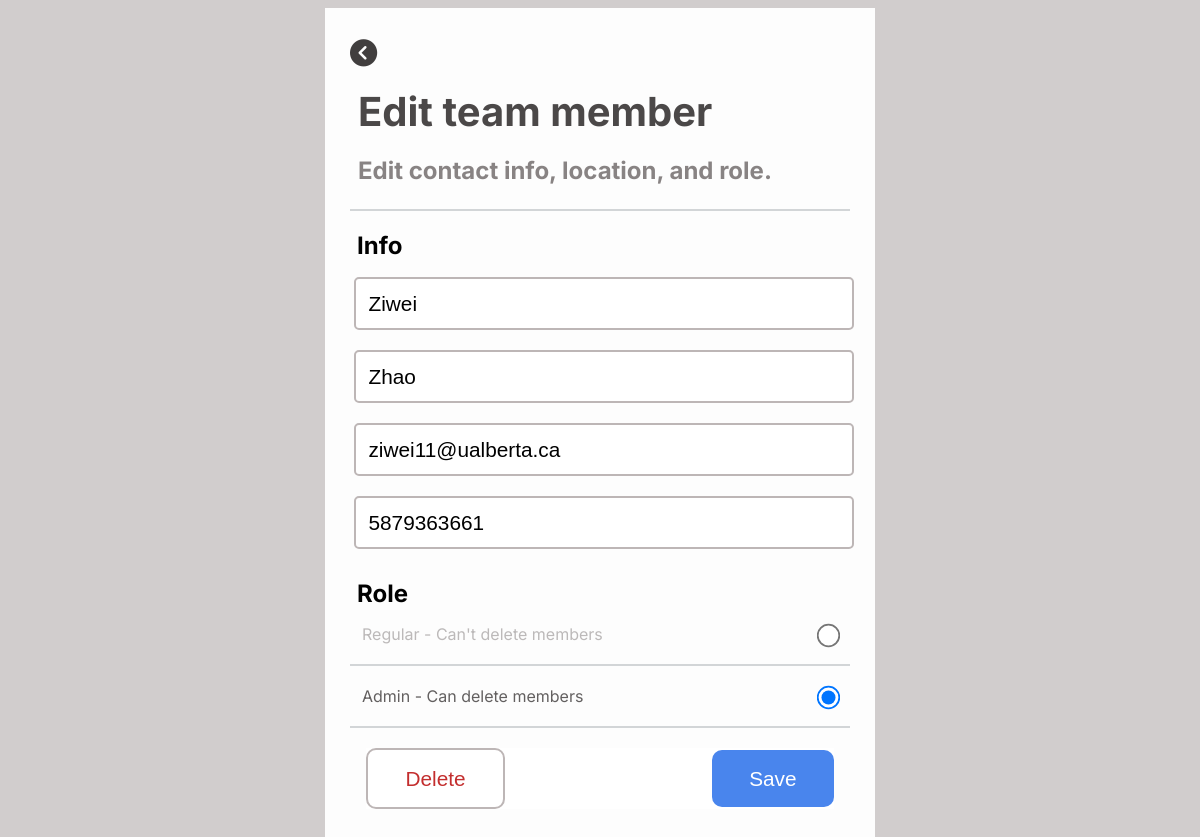
Page /edit-member/1 on the committed database.
### members/models.py (models this page shows, shortened)
class Members(models.Model):
    first_name = models.CharField(max_length=100)
    last_name = models.CharField(max_length=100)
    email = models.CharField(max_length=100)
    phone_number = models.CharField(max_length=50)
    role = models.CharField(max_length=2, choices=ROLE_CHOICES)

### members/views.py (the view, shortened to what this page needs)
# urls.py: path('edit-member/<str:pk>', views.editMember, name="edit-member")
def editMember(request, pk):
    member = Members.objects.get(id=pk)
    return render(request, 'contact-profile.html', {'member': member})

### templates/contact-profile.html (shortened to what this page needs)
{% load static %}
<!DOCTYPE html>
<html>
  <head>
    <link
      rel="stylesheet"
      type="text/css"
      href="{% static 'style-edit.css' %}"
    />
  </head>
  <body>
    <div class="container">
      <header class="header">
        <a href="{% url 'index' %}">
          <i class="fas fa-chevron-circle-left back-btn"></i>
        </a>
        <div class="header-box">
		  <h2 class="header-title">Edit team member<h2/>
		  <h3 class="header-sentence">Edit contact info, location, and role.<h3/>
        </div>
		<hr />
      </header>
      <form action="" method="POST">
        <section>
		  <h1 class="info-title">Info</h1>
          <div class="info-line">
            <input
              type="text"
              class="type"
              name="firstname"
              placeholder="First Name"
              value="{{member.first_name}}"
            />
          </div>
          <div class="info-line">
            <input
              type="text"
              class="type"
              name="lastname"
              placeholder="Last Name"
              value="{{member.last_name}}"
            />
          </div>
          <div class="info-line">
            <input
              type="text"
              class="type"
              name="emailaddress"
              placeholder="Email Address"
              value="{{member.email}}"
            />
          </div>
          <div class="info-line">
            <input
              type="text"
              class="type"
              name="phonenumber"
              placeholder="Phone Number"
              value="{{member.phone_number}}"
            />
          </div>
		  <h1 class="role-title">Role</h1>
		  <div>
			<div class="label">
				<input type="radio" name="role" id="Regular" value="R"/>
        <label for="Regular">Regular - Can't delete members</label>
			</div>
			<hr />
			<div class="label">
				<input type="radio" name="role" id="Admin" value="A"/>
        <label for="Admin">Admin - Can delete members</label>
			</div>
			<hr />
		  </div>
        </section>
        <section class="button-container">
            <button type="submit" class="delete-button" name="delete">Delete</button>
            <button type="submit" class="edit-button" name="update">Save</button>
        </section>
      </form>
    </div>
  </body>
</html>

### static/style-edit.css (style rules this page uses)
body { font-family: "Inter"; background-color: #d1cdcd; }
.label { display: flex; justify-content: space-between; flex-direction: row-reverse; margin-left: 12px; margin-right: 12px; }
.label label { color: #bcb9b9; }
.label input[type="radio"]:checked + label { color: #636060; }
.container { height: 100%; max-width: 500px; margin: 0 auto; background-color: #fdfdfd; height: auto; padding: 5px 25px 5px; }
input[type="radio"] { transform: scale(1.8); }
a { text-decoration: none; }
hr { border: 1px solid #d2d5d7; margin-top: 20px; margin-bottom: 20px; }
.header { color: #ffffff; }
.back-btn { color: #413e3e; font-size: 1.7em; margin-top: 1em; }
.header-box { margin-left: 8px; }
.info-line { width: 100%; padding: 10px 7px 10px 4px; margin: auto auto; display: flex; outline: none; }
.info-title { margin-left: 7px; margin-bottom: 7px; }
.role-title { margin-left: 7px; margin-bottom: 16px; }
.type { border: 2px solid #bdb6b6; padding: 0.6em 0.6em 0.6em 0.6em; width: 100%; border-radius: 5px; font-size: 1.3em; }
.button-container { background-color: #ffffff; margin-bottom: 1.5em; color: #fff; display: flex; justify-content: space-between; align-items: center; margin-left: 1em; margin-right: 1em; }
.delete-button { background-color: #ffffff; border: none; color: #c32e2e; font-size: 1.3em; padding: 0.8em 1.8em 0.8em 1.8em; border-radius: 10px; border: 2px solid #bdb6b6; outline: none; cursor: pointer; }
.edit-button { background-color: #4985ed; border: none; color: #fff; font-size: 1.3em; padding: 0.8em 1.8em 0.8em 1.8em; border-radius: 10px; outline: none; cursor: pointer; }
.header-title { font-size: 2.5em; color: #4b4848; margin-bottom: 0.3em; margin-top: 0.5em; }
.header-sentence { margin-top: 0.3em; font-size: 1.5em; color: #888383; }

### rows in the picture
Members: firstname "Ziwei", lastname "Zhao", emailaddress "ziwei11@ualberta.ca", phonenumber "5879363661"
